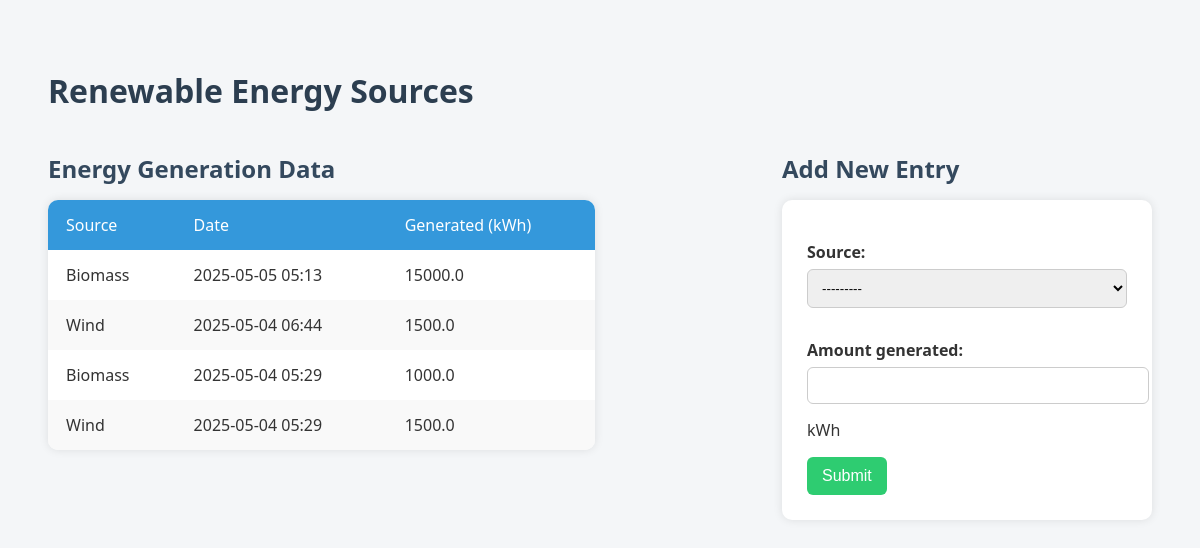
/renewable/, run on the app's committed database.
### energy/models.py (models this page shows, shortened)
class RenewableEnergyGeneration(models.Model):
    source = models.ForeignKey(RenewableEnergySource, on_delete=models.CASCADE)
    amount_generated = models.FloatField(help_text="kWh")
    timestamp = models.DateTimeField(auto_now_add=True)

class RenewableEnergySource(models.Model):
    SOURCE_CHOICES = [
       ('Wind', 'Wind'),
        ('Biomass', 'Biomass'),
        ('Hydro', 'Hydro'),
    ]
    name = models.CharField(max_length=100, choices=SOURCE_CHOICES)
    location = models.CharField(max_length=255, blank=True, null=True)
    def __str__(self):
        return self.name

### energy/views.py (the view)
# urls.py: path('renewable/', renewable_energy_view, name='renewable-energy'),
def renewable_energy_view(request):
    if request.method == 'POST':
        form = RenewableEnergyGenerationForm(request.POST)
        if form.is_valid():
            form.save()
            return redirect('renewable-energy')
    else:
        form = RenewableEnergyGenerationForm()
    data = RenewableEnergyGeneration.objects.select_related('source').order_by('-timestamp')
    return render(request, 'energy/renewable_energy.html', {'form': form, 'data': data})

### energy/forms.py
class RenewableEnergyGenerationForm(forms.ModelForm):
    class Meta:
        model = RenewableEnergyGeneration
        fields = ['source', 'amount_generated']

### energy/templates/energy/renewable_energy.html (shortened to what this page needs)
<!DOCTYPE html>
<html lang="en">
<head>
</head>
<body>
    <h1>Renewable Energy Sources</h1>
    <div class="container">
        <div style="flex: 1;">
            <h2>Energy Generation Data</h2>
            <table>
                <thead>
                    <tr>
                        <th>Source</th>
                        <th>Date</th>
                        <th>Generated (kWh)</th>
                    </tr>
                </thead>
                <tbody>
                    {% for item in data %}
                    <tr>
                        <td>{{ item.source.name }}</td>
                        <td>{{ item.timestamp|date:"Y-m-d H:i" }}</td>
                        <td>{{ item.amount_generated }}</td>
                    </tr>
                    {% empty %}
                    <tr>
                        <td colspan="3">No data available.</td>
                    </tr>
                    {% endfor %}
                </tbody>
            </table>
        </div>
        <div>
            <h2>Add New Entry</h2>
            <form method="post">
                {{ form.as_p }}
                <button type="submit">Submit</button>
            </form>
        </div>
    </div>
</body>
</html>

### energy/templates/energy/renewable_energy.html (style rules this page uses)
body { font-family: 'Segoe UI', Tahoma, Geneva, Verdana, sans-serif; background-color: #f4f6f8; padding: 40px; color: #333; }
h1 { font-size: 32px; color: #2c3e50; margin-bottom: 10px; }
h2 { font-size: 24px; color: #34495e; margin-top: 30px; margin-bottom: 15px; }
table { width: 80%; margin-bottom: 40px; border-collapse: separate; border-spacing: 0; box-shadow: 0 0 10px rgba(0,0,0,0.1); border-radius: 10px; overflow: hidden; background-color: #fff; }
th, td { padding: 14px 18px; text-align: left; }
th { background-color: #3498db; color: white; font-weight: normal; }
tr:nth-child(even) { background-color: #f9f9f9; }
form { background-color: #fff; padding: 25px; width: 320px; border-radius: 10px; box-shadow: 0 0 10px rgba(0,0,0,0.1); }
label { display: block; margin-bottom: 6px; font-weight: bold; }
input[type="text"], input[type="number"], select { width: 100%; padding: 10px; border: 1px solid #ccc; border-radius: 6px; margin-bottom: 15px; }
button { background-color: #2ecc71; color: white; padding: 10px 15px; border: none; border-radius: 6px; cursor: pointer; font-size: 16px; }
.container { display: flex; gap: 50px; flex-wrap: wrap; }

### data on the page
RenewableEnergyGeneration: source.name "Biomass", timestamp "2025-05-05 05:13", amount_generated "15000.0"
RenewableEnergyGeneration: source.name "Wind", timestamp "2025-05-04 06:44", amount_generated "1500.0"
RenewableEnergyGeneration: source.name "Biomass", timestamp "2025-05-04 05:29", amount_generated "1000.0"
RenewableEnergyGeneration: source.name "Wind", timestamp "2025-05-04 05:29", amount_generated "1500.0"
